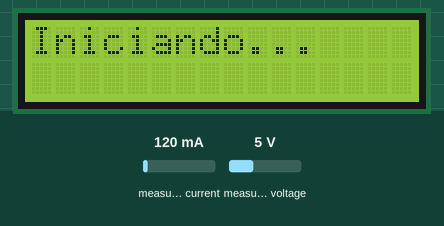
The sketch below on a simulated Arduino Uno, built with avr-gcc and run on an emulated ATmega328P. Shown: 16×2 character LCD. The test bench sets the inputs (shaded band); at power-on: measured current 120 mA, measured voltage 5 V. What the sketch prints to the serial monitor is not drawn.

Above: at 0.1 s.
At 3.8 s:
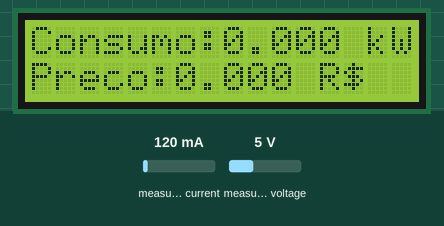
3.9 s: measured current set to 1500 mA
At 10.4 s:
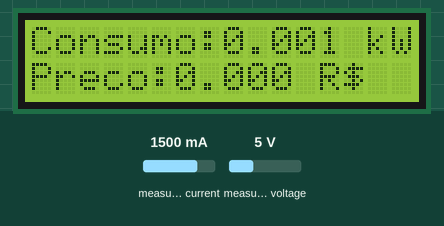
10.7 s: measured current set to 1960 mA
Timing chart, 0 to 13.7 s (numbered marks = the images above; inputs shaded):
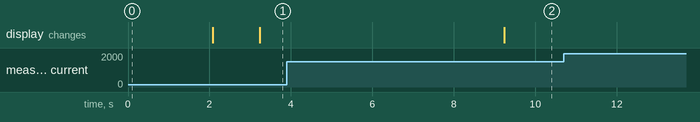

Measured:
- after the input at 3.9 s, the display: changes after 5.3 s (image 2)

The sketch:

WCET_Codigo.ino
```cpp
#include <Wire.h>
#include <LiquidCrystal_I2C.h>
#include <EmonLib.h>

LiquidCrystal_I2C lcd(0x27, 16, 2);

#define SENSOR_CORRENTE_PIN A3
#define SENSOR_TENSAO_PIN   A2

EnergyMonitor emon;

const float TARIFA_BAIXA = 0.273866;
const float TARIFA_ALTA  = 0.469484;
const float CALIBRACAO_TENSAO  = 230.0;
const float CALIBRACAO_CORRENTE = 60.6;

unsigned long tempoAnterior = 0;
const long intervaloAtualizacao = 3000;

float consumoKWH_total = 0.0;
float preco_total = 0.0;

// Variáveis para guardar o WCET máximo de cada tarefa
unsigned long wcet_t1_max = 0;
unsigned long wcet_t2_max = 0;
unsigned long wcet_t3_max = 0;
unsigned long wcet_t4_max = 0;

void setup() {
  Serial.begin(9600);
  Wire.begin();

  lcd.init();
  lcd.backlight();

  lcd.setCursor(0, 0);
  lcd.print("Iniciando...");
  delay(2000);
  lcd.clear();

  emon.voltage(SENSOR_TENSAO_PIN, CALIBRACAO_TENSAO, 1.7);
  emon.current(SENSOR_CORRENTE_PIN, CALIBRACAO_CORRENTE);
}

void loop() {
  unsigned long tempoAtual = millis();

  if (tempoAtual - tempoAnterior >= intervaloAtualizacao) {
    tempoAnterior = tempoAtual;

    unsigned long start_time, end_time, exec_time;

    // --- Tarefa 1: Leitura e cálculo de sinais
    start_time = micros();
    emon.calcVI(20, 2000);
    float tensaoRMS = emon.Vrms;
    float correnteRMS = emon.Irms;
    float potenciaReal = emon.realPower;
    end_time = micros();
    exec_time = end_time - start_time;
    if (exec_time > wcet_t1_max) wcet_t1_max = exec_time;

    // --- Tarefa 2: Cálculo de consumo e preço
    start_time = micros();
    float tempoHoras = (float)intervaloAtualizacao / 3600000.0;
    float consumoKW_inst = potenciaReal / 1000.0;
    consumoKWH_total += (consumoKW_inst * tempoHoras);

    float preco_inst = 0.0;
    if (correnteRMS <= 30.0) {
      preco_inst = consumoKW_inst * TARIFA_BAIXA;
    } else {
      preco_inst = consumoKW_inst * TARIFA_ALTA;
    }
    preco_total += preco_inst * tempoHoras;
    end_time = micros();
    exec_time = end_time - start_time;
    if (exec_time > wcet_t2_max) wcet_t2_max = exec_time;

    // --- Tarefa 3: Exibição no LCD
    start_time = micros();
    lcd.clear();
    lcd.setCursor(0, 0);
    lcd.print("Consumo:");
    lcd.print(consumoKWH_total, 3);
    lcd.print(" kWh");

    lcd.setCursor(0, 1);
    lcd.print("Preco:");
    lcd.print(preco_total, 3);
    lcd.print(" R$");
    end_time = micros();
    exec_time = end_time - start_time;
    if (exec_time > wcet_t3_max) wcet_t3_max = exec_time;

    // --- Tarefa 4: Debug Serial
    start_time = micros();
    Serial.print("Tensao: "); Serial.print(tensaoRMS); Serial.println("V");
    Serial.print("Corrente: "); Serial.print(correnteRMS); Serial.println("A");
    Serial.print("Potencia: "); Serial.print(potenciaReal); Serial.println("W");
    Serial.print("Consumo Total: "); Serial.print(consumoKWH_total, 2); Serial.println(" kWh");
    Serial.print("Preco Total: "); Serial.println(preco_total, 2);
    Serial.println("-------------------");

    Serial.print("WCET T1 (Leitura): "); Serial.print(wcet_t1_max); Serial.println(" us");
    Serial.print("WCET T2 (Calculo): "); Serial.print(wcet_t2_max); Serial.println(" us");
    Serial.print("WCET T3 (LCD): "); Serial.print(wcet_t3_max); Serial.println(" us");
    Serial.print("WCET T4 (Serial): "); Serial.print(wcet_t4_max); Serial.println(" us");
    Serial.println();
    end_time = micros();
    exec_time = end_time - start_time;
    if (exec_time > wcet_t4_max) wcet_t4_max = exec_time;
  }
}
```
